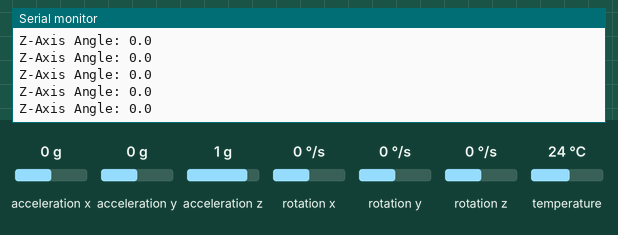
Bench run of a sketch on a simulated Arduino Uno, built with avr-gcc and run on an emulated ATmega328P. Parts: the last lines printed to the serial monitor. Inputs (shaded band) come from the test bench; at power-on: rotation z 0 °/s, acceleration x 0 g, acceleration y 0 g, acceleration z 1 g, rotation x 0 °/s, rotation y 0 °/s, temperature 24 °C.

Above: at 8.3 s.
8.4 s: rotation z set to -192 °/s
At 9.3 s:
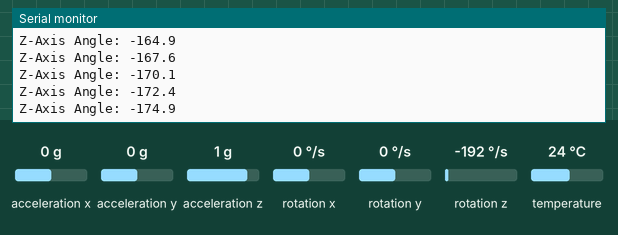
9.9 s: rotation z set to -100 °/s
At 10.7 s:
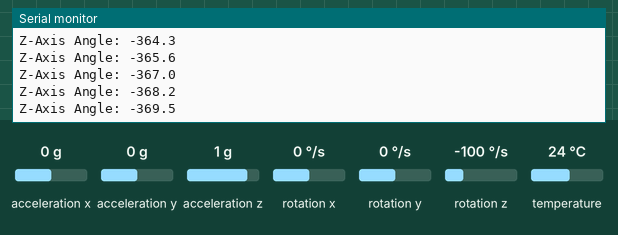
Timing chart, 0 to 12.9 s (numbered marks = the images above; inputs shaded):
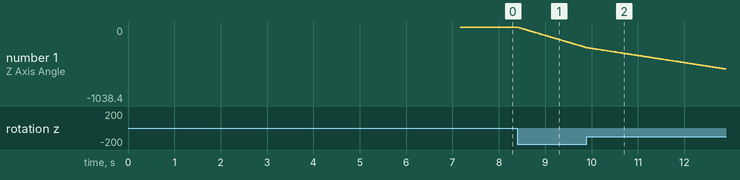

Measured:
- after the input at 8.4 s, the serial monitor: prints a new line at once (image 1)
- plotted number 1: -2.3 → -288.4 after the input at 8.4 s

The sketch:

io_degrees.ino
```cpp
#include <Wire.h>
#include <Adafruit_MPU6050.h>
#include <Adafruit_Sensor.h>

Adafruit_MPU6050 mpu;

float angleZ = 0;
unsigned long lastTime = 0;

// Gyroscope calibration offsets
float gyroZoffset = 0;

void calibrateGyro() {
  int numSamples = 500;
  float sumZ = 0;

  Serial.println("Calibrating gyro... DO NOT MOVE SENSOR");
  delay(1000);

  for (int i = 0; i < numSamples; i++) {
    sensors_event_t a, g, temp;
    mpu.getEvent(&a, &g, &temp);
    sumZ += g.gyro.z;
    delay(10);
  }

  gyroZoffset = sumZ / numSamples;

  Serial.println("Calibration complete!");
}

void setup() {
  Wire.begin();
  Serial.begin(115200); // Faster baud rate
  while (!Serial);

  if (!mpu.begin()) {
    Serial.println("Failed to find MPU6050 chip");
    while (1);
  }

  mpu.setGyroRange(MPU6050_RANGE_250_DEG);
  mpu.setAccelerometerRange(MPU6050_RANGE_2_G);
  mpu.setFilterBandwidth(MPU6050_BAND_5_HZ);

  calibrateGyro(); // Perform calibration
  lastTime = millis();
}

float gyro_value(){
  sensors_event_t a, g, temp;
  mpu.getEvent(&a, &g, &temp);
  unsigned long currentTime = millis();
  float dt = (currentTime - lastTime) / 1000.0;
  lastTime = currentTime;
  // Apply calibration offsets
  float gyroZ = g.gyro.z - gyroZoffset;
  // Apply a deadband to reduce drift when the sensor is stationary
  if (fabs(gyroZ) < 0.02) {  // threshold; adjust based on your observations
  gyroZ = 0;
  }
  angleZ += gyroZ * dt * (180.0 / PI);
  return angleZ;
}

void loop() {

  Serial.print("Z-Axis Angle: ");
  Serial.println(gyro_value(), 1); // 1 decimal place
  delay(10); // Reduced delay for faster sampling
}
```
